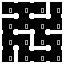

Rendered tile map (Tiled .tmx) drawn with the repository's tilesets; below, a short description and the full map source, tile grids included:
An orthogonal 4x4 tile map with 16x16 px tiles, 1 tile layer (Tile Layer 1).

<map version="1.9" tiledversion="1.9.0" orientation="orthogonal" renderorder="right-down" width="4" height="4" tilewidth="16" tileheight="16" infinite="0" nextlayerid="2" nextobjectid="1">
 <tileset firstgid="1" source="../room_layouts.tsx" />
 <layer id="1" name="Tile Layer 1" width="4" height="4">
  <data encoding="csv">
2,8,3,5,
6,12,8,11,
14,7,10,7,
9,10,4,11
</data>
 </layer>
</map>
